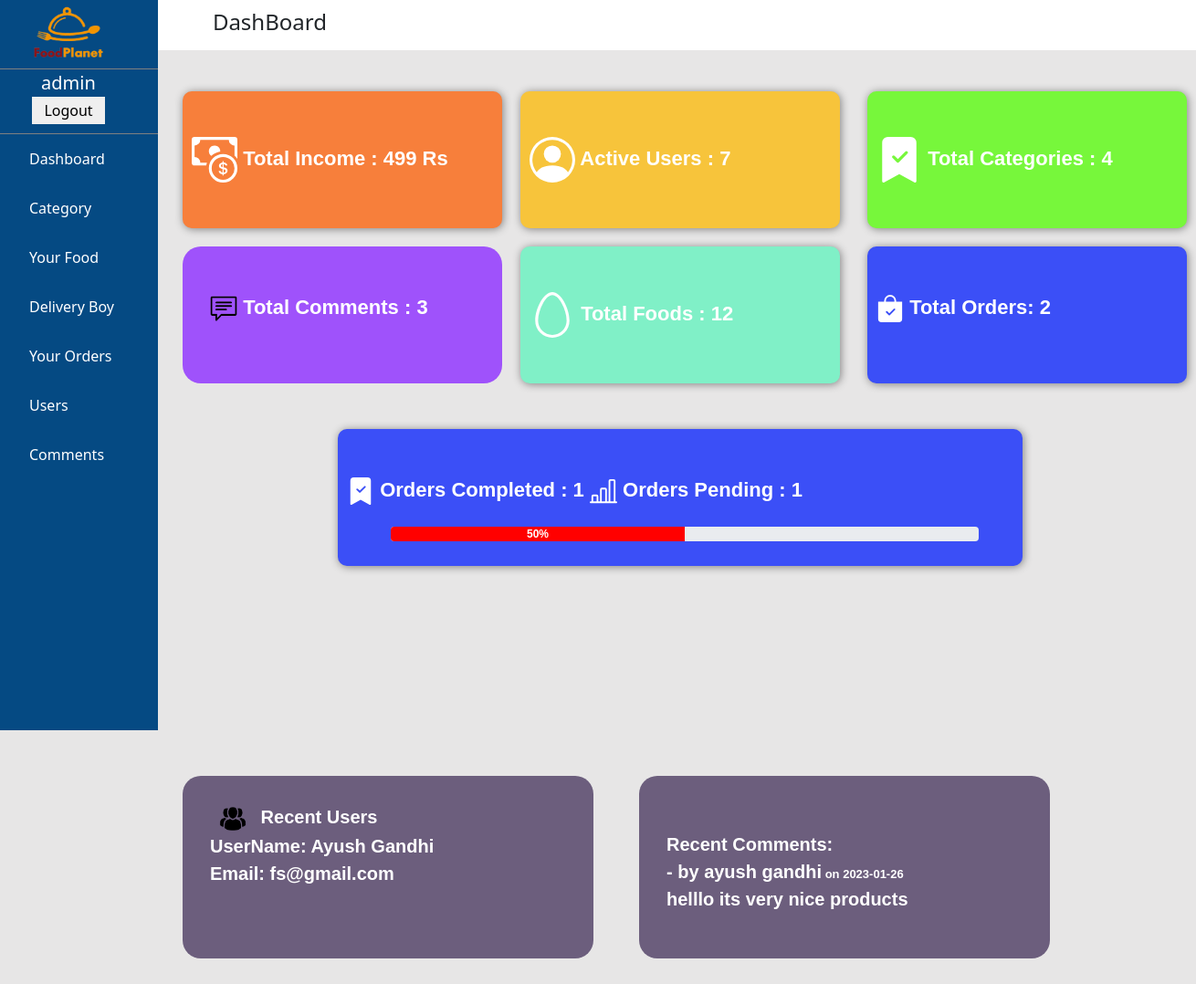
Screenshot of /admin/dashboard.php (signed in) with the database file from the repository.
### tables this page shows
CREATE TABLE `users` (
  `user_id` int(225) NOT NULL,
  `cust_id` varchar(225) NOT NULL,
  `name` varchar(50) NOT NULL,
  `email` varchar(50) NOT NULL,
  `mobile` text NOT NULL,
  `address` text NOT NULL,
  `password` text NOT NULL,
  `date` datetime NOT NULL DEFAULT current_timestamp()
);

CREATE TABLE `food_comment` (
  `comment_id` int(255) NOT NULL,
  `food_id` int(255) NOT NULL,
  `user_name` varchar(255) NOT NULL,
  `user_email` varchar(255) NOT NULL,
  `comment` text NOT NULL,
  `date` datetime NOT NULL DEFAULT current_timestamp()
);

### admin/dashboard.php (the view, shortened to what this page needs)
<?php include "partials/_dbconnect.php";?>
<!doctype html>
<html lang="en">
  <head>
    <link href="https://cdn.jsdelivr.net/npm/bootstrap@5.1.3/dist/css/bootstrap.min.css" rel="stylesheet"
>
        <link rel=”stylesheet” href=”https://cdn.jsdelivr.net/npm/bootstrap@5.0.2/dist/css/bootstrap.min.css”/>
  </head>
  <body>
  <div id="main_contain">
<?php include "partials/_navbar.php"?>
<div class="side_navbar">
    <h4> DashBoard</h4>
</div>
</div>
 <div id="dash_info">
<div class="dash_box1">
  <?php
  $sql = "SELECT SUM(`txn_amt`) as `sum` FROM `admin_orders` where order_status = 'Completed' ";
  $result = mysqli_query($conn, $sql);
  $row = mysqli_fetch_row($result);
  $sum = $row[0];
  ?>
 Total Income :
<?php
if($sum > 999 & $sum < 1000000){
  echo $sum/1000; echo 'K';
}
elseif($sum > 1000000 & $sum < 100000000){
  echo $sum/1000; echo 'M';
}
elseif($sum > 100000000){
  echo $sum/1000; echo 'B';
}
else{
  echo $sum." Rs";
}
 ?>
</div>
<div class="dash_box2">
<?php
  $sql = "SELECT * FROM users";
  $result = mysqli_query($conn, $sql);
  $row = mysqli_num_rows($result);
  ?>
</svg> Active Users : <?php
if($row > 999 & $row < 1000000){
  echo $row/1000; echo 'K';
}
elseif($row > 1000000 & $row < 100000000){
  echo $row/1000; echo 'M';
}
elseif($row > 100000000){
  echo $row/1000; echo 'B';
}
elseif($row<999){
  echo $row;
}
 ?>
</div>
<div class="dash_box3">
<?php
  $sql = "SELECT * FROM category";
  $result = mysqli_query($conn, $sql);
  $row = mysqli_num_rows($result);
  ?>
</svg> Total Categories : <?php
if($row > 999 & $row < 1000000){
  echo $row/1000; echo 'K';
}
elseif($row > 1000000 & $row < 100000000){
  echo $row/1000; echo 'M';
}
elseif($row > 100000000){
  echo $row/1000; echo 'B';
}
elseif($row<999){
  echo $row;
}
 ?>
</div>
<div class="dash_box4">
<?php
  $sql = "SELECT * FROM food_details";
  $result = mysqli_query($conn, $sql);
  $row = mysqli_num_rows($result);
  ?>
</svg> Total Foods : <?php
if($row > 999 & $row < 1000000){
  echo $row/1000; echo 'K';
}
elseif($row > 1000000 & $row < 100000000){
  echo $row/1000; echo 'M';
}
elseif($row > 100000000){
  echo $row/1000; echo 'B';
}
elseif($row<999){
  echo $row;
}
 ?>
</div>
<div class="dash_box5">
<?php
  $sql = "SELECT * FROM admin_orders where order_status = 'Completed'";
  $result = mysqli_query($conn, $sql);
  $ord_row = mysqli_num_rows($result);
  $sql2 = "SELECT * FROM admin_orders where order_status = 'pending'";
  $result2 = mysqli_query($conn, $sql2);
  $ord_row2 = mysqli_num_rows($result2);
  $total_orders = $ord_row + $ord_row2;
  ?>
Total Orders: <?php
if($total_orders > 999 & $total_orders < 1000000){
  echo $total_orders/1000; echo 'K';
}
elseif($total_orders > 1000000 & $total_orders < 100000000){
  echo $total_orders/1000; echo 'M';
}
elseif($total_orders > 100000000){
  echo $total_orders/1000; echo 'B';
}
elseif($total_orders<999){
  echo $total_orders;
}
 ?>
</div>
<div class="dash_box6">
Orders Completed : <?php
if($ord_row > 999 & $ord_row < 1000000){
  echo $ord_row/1000; echo 'K';
}
elseif($ord_row > 1000000 & $ord_row < 100000000){
  echo $ord_row/10000; echo 'M';
}
elseif($ord_row > 100000000){
  echo $ord_row/100000; echo 'B';
}
elseif($ord_row<999){
  echo $ord_row;
}
 ?>
  Orders Pending :  <?php echo $ord_row2; ?>
  <div class="progress mx-5 my-4">
  <div class="progress-bar" role="progressbar" style="width:   <?php echo $ord_row / $total_orders * 100;?>%;" aria-valuenow="25" aria-valuemin="0" aria-valuemax="100"><?php echo intval($ord_row / $total_orders * 100);?>%</div>
</div>
</div>
<div id = "dash_info2">
<?php
  $sql = "SELECT * FROM food_comment";
  $result_comment = mysqli_query($conn, $sql);
  $row = mysqli_num_rows($result_comment);
  ?>
<div class="box1_dashboard">
<img src="/food planet/admin/bg_img/comment.png" width="30px" height="30px"> Total Comments :
<?php
if($row > 999 & $row < 1000000){
  echo $row/1000; echo 'K';
}
elseif($row > 1000000 & $row < 100000000){
  echo $row/1000; echo 'M';
}
elseif($row > 100000000){
  echo $row/1000; echo 'B';
}
elseif($row<999){
  echo $row;
}
 ?>
</div>
<div class="box2_dashboard">
<img src="/food planet/admin/bg_img/users.png" width="50px" height="30px"> Recent Users<br>
<?php
  $sql = "SELECT * FROM users ORDER BY user_id DESC LIMIT 1";
  $result = mysqli_query($conn, $sql);
  while($rows = mysqli_fetch_assoc($result)){
    echo "UserName: ".$rows['name']."<br>Email: ".$rows['email'];
  }
  ?>
</div>
</div>
<div class="dash_recent">
<br>Recent Comments:
 <?php
  $sql = "SELECT * FROM food_comment ORDER BY comment_id DESC LIMIT 1";
  $result = mysqli_query($conn, $sql);
  while($rows = mysqli_fetch_assoc($result)){
    echo '<span> <p style="font-size:20px">- by '. $rows['user_name']. '<span style="font-size:13px"> on '.substr($rows['date'], 0,10).'</span><br>'.substr($rows['comment'],0,50).'</p></span>';
  }
  ?>
  </div>
  </body>
</html>

### rows the page displays
users: name "Ayush Gandhi", email "fs@gmail.com"
food_comment: user_name "ayush gandhi", date "2023-01-26", comment "helllo its very nice products"

### other values shown
$_SESSION['admin_info'] "admin"
$sum "499"
$row "7"
$row "4"
$row "12"
$total_orders "2"
$ord_row "1"
$ord_row2 "1"
$ord_row / $total_orders * 100 "50"
$row "3"
